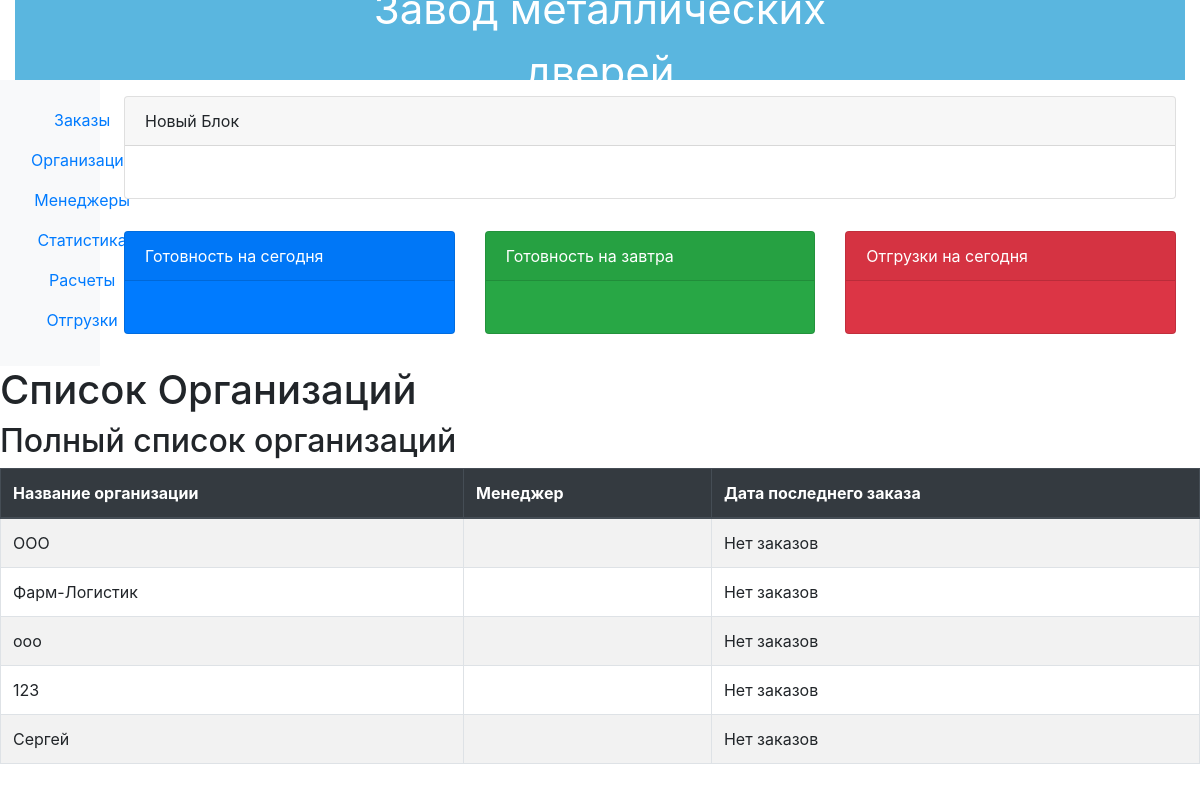
The page /erp_main/organization_list/ (signed in) on the database as committed earlier.
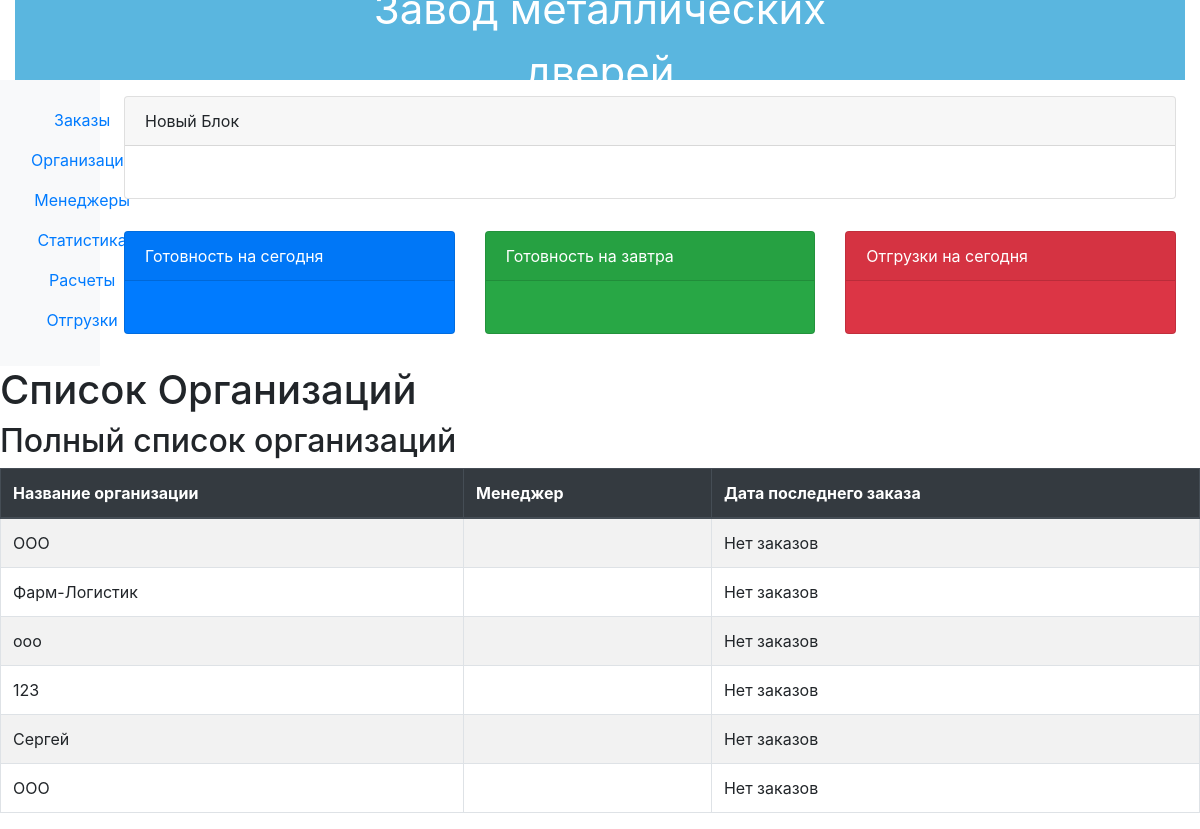
The same page on the database as committed later.
### erp_main/models.py (models this page shows, shortened)
class Organization(models.Model):
    name = models.CharField(max_length=100)
    inn = models.CharField(max_length=15)
    last_order_date = models.DateField(null=True, blank=True)
    user = models.ForeignKey(User, related_name='organization', on_delete=models.CASCADE)
    class Meta:
        verbose_name_plural = 'Организации'

### erp_main/views.py (the view)
# urls.py: path('organization_list/', views.organization_list, name='organization_list'),
@login_required
def organization_list(request):
    user = request.user
    if user.is_superuser:  # Если пользователь является администратором
        organizations = Organization.objects.all().prefetch_related('order_set')  # Заранее загружаем связанные заказы
    else:
        organizations = Organization.objects.filter(user=user)  # Предполагаем, что у вас есть поле 'manager' в модели Organization
    return render(request, 'organization_list.html', {'organizations': organizations, 'is_admin': user.is_superuser})

### erp_main/templates/organization_list.html (shortened to what this page needs)
{% extends 'base.html' %}
{% block content %}
<h1>Список Организаций</h1>
{% if is_admin %}
    <h2>Полный список организаций</h2>
    <table class="table table-striped table-hover">
        <thead class="thead-dark">
            <tr>
                <th>Название организации</th>
                <th>Менеджер</th>
                <th>Дата последнего заказа</th>
            </tr>
        </thead>
        <tbody>
            {% for org in organizations %}
            <tr>
                <td>{{ org.name }}</td>
                <td>{{ org.user.username }}</td>
                <td>{% if org.order_set.exists %}{{ org.order_set.latest.get_created_at|date:"d-m-Y" }}{% else %}Нет заказов{% endif %}</td>
            </tr>
            {% endfor %}
        </tbody>
    </table>
{% endif %}
{% endblock %}

Rows that differ between the two databases and show on the page:
added Organization: name "OOO", shows "Нет заказов"
